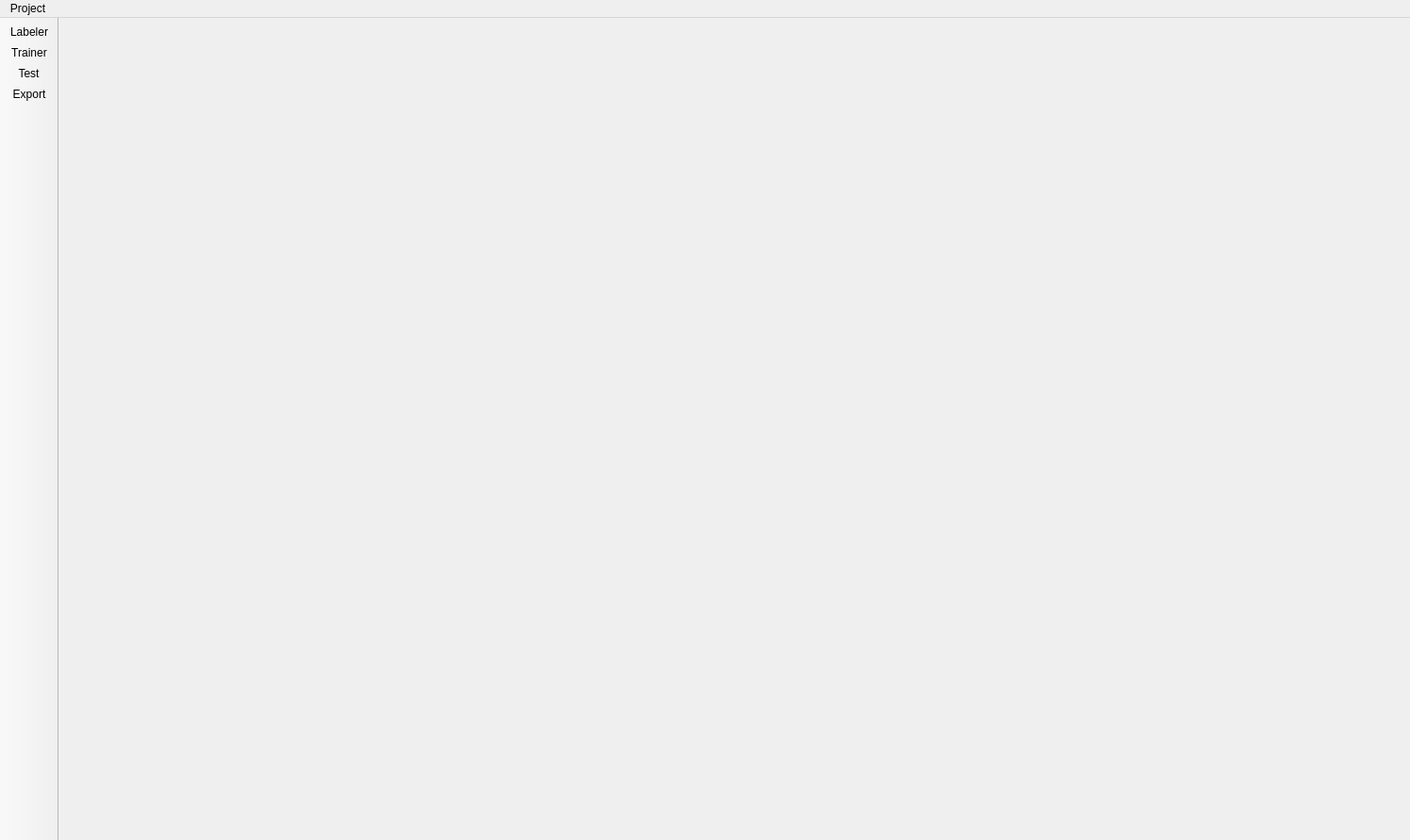
<?xml version="1.0" encoding="UTF-8"?>
<ui version="4.0">
 <class>main_window</class>
 <widget class="QMainWindow" name="main_window">
  <property name="geometry">
   <rect>
    <x>0</x>
    <y>0</y>
    <width>1495</width>
    <height>891</height>
   </rect>
  </property>
  <property name="sizePolicy">
   <sizepolicy hsizetype="Minimum" vsizetype="Fixed">
    <horstretch>0</horstretch>
    <verstretch>0</verstretch>
   </sizepolicy>
  </property>
  <property name="minimumSize">
   <size>
    <width>200</width>
    <height>0</height>
   </size>
  </property>
  <property name="windowTitle">
   <string>DICE Aligner</string>
  </property>
  <widget class="QWidget" name="central_widget">
   <layout class="QVBoxLayout" name="layout_central">
    <property name="spacing">
     <number>0</number>
    </property>
    <property name="leftMargin">
     <number>5</number>
    </property>
    <property name="topMargin">
     <number>0</number>
    </property>
    <property name="rightMargin">
     <number>0</number>
    </property>
    <property name="bottomMargin">
     <number>0</number>
    </property>
    <item>
     <widget class="QWidget" name="main_widget_container" native="true">
      <property name="sizePolicy">
       <sizepolicy hsizetype="Preferred" vsizetype="Expanding">
        <horstretch>0</horstretch>
        <verstretch>0</verstretch>
       </sizepolicy>
      </property>
      <property name="minimumSize">
       <size>
        <width>0</width>
        <height>0</height>
       </size>
      </property>
      <layout class="QVBoxLayout" name="layout_main">
       <property name="spacing">
        <number>0</number>
       </property>
       <property name="leftMargin">
        <number>0</number>
       </property>
       <property name="topMargin">
        <number>0</number>
       </property>
       <property name="rightMargin">
        <number>0</number>
       </property>
       <property name="bottomMargin">
        <number>0</number>
       </property>
      </layout>
     </widget>
    </item>
    <item>
     <widget class="QWidget" name="log_widget_container" native="true">
      <property name="sizePolicy">
       <sizepolicy hsizetype="Preferred" vsizetype="Fixed">
        <horstretch>0</horstretch>
        <verstretch>0</verstretch>
       </sizepolicy>
      </property>
      <property name="minimumSize">
       <size>
        <width>0</width>
        <height>100</height>
       </size>
      </property>
      <property name="maximumSize">
       <size>
        <width>16777215</width>
        <height>100</height>
       </size>
      </property>
      <layout class="QVBoxLayout" name="layout_log">
       <property name="spacing">
        <number>0</number>
       </property>
       <property name="leftMargin">
        <number>0</number>
       </property>
       <property name="topMargin">
        <number>0</number>
       </property>
       <property name="rightMargin">
        <number>0</number>
       </property>
       <property name="bottomMargin">
        <number>0</number>
       </property>
      </layout>
     </widget>
    </item>
   </layout>
  </widget>
  <widget class="QToolBar" name="leftToolBar">
   <property name="windowTitle">
    <string>toolBar</string>
   </property>
   <property name="movable">
    <bool>false</bool>
   </property>
   <property name="iconSize">
    <size>
     <width>32</width>
     <height>32</height>
    </size>
   </property>
   <property name="toolButtonStyle">
    <enum>Qt::ToolButtonTextUnderIcon</enum>
   </property>
   <attribute name="toolBarArea">
    <enum>LeftToolBarArea</enum>
   </attribute>
   <attribute name="toolBarBreak">
    <bool>false</bool>
   </attribute>
   <addaction name="action_labeler"/>
   <addaction name="action_trainer"/>
   <addaction name="action_test"/>
   <addaction name="action_export"/>
  </widget>
  <widget class="QMenuBar" name="menuBar">
   <property name="geometry">
    <rect>
     <x>0</x>
     <y>0</y>
     <width>1495</width>
     <height>22</height>
    </rect>
   </property>
   <widget class="QMenu" name="menuProject">
    <property name="title">
     <string>Project</string>
    </property>
    <addaction name="action_new_project"/>
    <addaction name="action_load_project"/>
   </widget>
   <addaction name="menuProject"/>
  </widget>
  <action name="action_labeler">
   <property name="checkable">
    <bool>true</bool>
   </property>
   <property name="text">
    <string>Labeler</string>
   </property>
  </action>
  <action name="action_trainer">
   <property name="checkable">
    <bool>true</bool>
   </property>
   <property name="text">
    <string>Trainer</string>
   </property>
  </action>
  <action name="action_test">
   <property name="checkable">
    <bool>true</bool>
   </property>
   <property name="text">
    <string>Test</string>
   </property>
  </action>
  <action name="action_export">
   <property name="checkable">
    <bool>false</bool>
   </property>
   <property name="text">
    <string>Export</string>
   </property>
  </action>
  <action name="action_new_project_3">
   <property name="text">
    <string>New Project</string>
   </property>
  </action>
  <action name="action_load_project_3">
   <property name="text">
    <string>Load Project</string>
   </property>
  </action>
  <action name="action_new_project">
   <property name="text">
    <string>New Project</string>
   </property>
  </action>
  <action name="action_load_project">
   <property name="text">
    <string>Load Project</string>
   </property>
  </action>
 </widget>
 <resources/>
 <connections/>
</ui>
